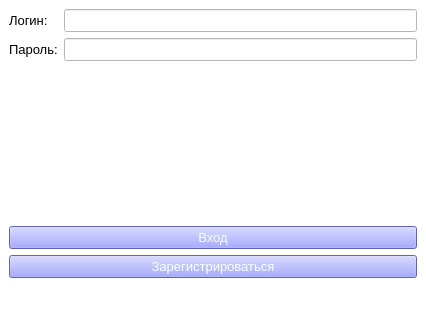
<?xml version="1.0" encoding="UTF-8"?>
<ui version="4.0">
 <class>SignIn</class>
 <widget class="QMainWindow" name="SignIn">
  <property name="geometry">
   <rect>
    <x>0</x>
    <y>0</y>
    <width>426</width>
    <height>309</height>
   </rect>
  </property>
  <property name="windowTitle">
   <string>Вход</string>
  </property>
  <property name="windowIcon">
   <iconset>
    <normaloff>Astro/1b0b14f2-7525-4b4b-90fc-639c0496cbd9.jpg</normaloff>Astro/1b0b14f2-7525-4b4b-90fc-639c0496cbd9.jpg</iconset>
  </property>
  <property name="styleSheet">
   <string notr="true">background-color:rgb(255, 255, 255)</string>
  </property>
  <widget class="QWidget" name="centralwidget">
   <layout class="QVBoxLayout" name="verticalLayout_2">
    <item>
     <layout class="QFormLayout" name="formLayout">
      <item row="0" column="1">
       <widget class="QLineEdit" name="lineEdit">
        <property name="font">
         <font>
          <pointsize>10</pointsize>
         </font>
        </property>
       </widget>
      </item>
      <item row="1" column="0">
       <widget class="QLabel" name="label_2">
        <property name="font">
         <font>
          <pointsize>10</pointsize>
         </font>
        </property>
        <property name="text">
         <string>Пароль:</string>
        </property>
       </widget>
      </item>
      <item row="1" column="1">
       <widget class="QLineEdit" name="lineEdit_2">
        <property name="font">
         <font>
          <pointsize>10</pointsize>
         </font>
        </property>
        <property name="echoMode">
         <enum>QLineEdit::Password</enum>
        </property>
       </widget>
      </item>
      <item row="0" column="0">
       <widget class="QLabel" name="label">
        <property name="font">
         <font>
          <pointsize>10</pointsize>
         </font>
        </property>
        <property name="text">
         <string>Логин:</string>
        </property>
       </widget>
      </item>
     </layout>
    </item>
    <item>
     <widget class="QLabel" name="label_3">
      <property name="palette">
       <palette>
        <active>
         <colorrole role="Button">
          <brush brushstyle="SolidPattern">
           <color alpha="255">
            <red>255</red>
            <green>255</green>
            <blue>255</blue>
           </color>
          </brush>
         </colorrole>
         <colorrole role="Text">
          <brush brushstyle="SolidPattern">
           <color alpha="255">
            <red>255</red>
            <green>0</green>
            <blue>0</blue>
           </color>
          </brush>
         </colorrole>
         <colorrole role="Base">
          <brush brushstyle="SolidPattern">
           <color alpha="255">
            <red>255</red>
            <green>255</green>
            <blue>255</blue>
           </color>
          </brush>
         </colorrole>
         <colorrole role="Window">
          <brush brushstyle="SolidPattern">
           <color alpha="255">
            <red>255</red>
            <green>255</green>
            <blue>255</blue>
           </color>
          </brush>
         </colorrole>
        </active>
        <inactive>
         <colorrole role="Button">
          <brush brushstyle="SolidPattern">
           <color alpha="255">
            <red>255</red>
            <green>255</green>
            <blue>255</blue>
           </color>
          </brush>
         </colorrole>
         <colorrole role="Text">
          <brush brushstyle="SolidPattern">
           <color alpha="255">
            <red>255</red>
            <green>0</green>
            <blue>0</blue>
           </color>
          </brush>
         </colorrole>
         <colorrole role="Base">
          <brush brushstyle="SolidPattern">
           <color alpha="255">
            <red>255</red>
            <green>255</green>
            <blue>255</blue>
           </color>
          </brush>
         </colorrole>
         <colorrole role="Window">
          <brush brushstyle="SolidPattern">
           <color alpha="255">
            <red>255</red>
            <green>255</green>
            <blue>255</blue>
           </color>
          </brush>
         </colorrole>
        </inactive>
        <disabled>
         <colorrole role="Button">
          <brush brushstyle="SolidPattern">
           <color alpha="255">
            <red>255</red>
            <green>255</green>
            <blue>255</blue>
           </color>
          </brush>
         </colorrole>
         <colorrole role="Text">
          <brush brushstyle="SolidPattern">
           <color alpha="255">
            <red>120</red>
            <green>120</green>
            <blue>120</blue>
           </color>
          </brush>
         </colorrole>
         <colorrole role="Base">
          <brush brushstyle="SolidPattern">
           <color alpha="255">
            <red>255</red>
            <green>255</green>
            <blue>255</blue>
           </color>
          </brush>
         </colorrole>
         <colorrole role="Window">
          <brush brushstyle="SolidPattern">
           <color alpha="255">
            <red>255</red>
            <green>255</green>
            <blue>255</blue>
           </color>
          </brush>
         </colorrole>
        </disabled>
       </palette>
      </property>
      <property name="font">
       <font>
        <pointsize>10</pointsize>
       </font>
      </property>
      <property name="text">
       <string/>
      </property>
     </widget>
    </item>
    <item>
     <spacer name="verticalSpacer">
      <property name="orientation">
       <enum>Qt::Vertical</enum>
      </property>
      <property name="sizeHint" stdset="0">
       <size>
        <width>20</width>
        <height>40</height>
       </size>
      </property>
     </spacer>
    </item>
    <item>
     <layout class="QVBoxLayout" name="verticalLayout">
      <item>
       <widget class="QPushButton" name="loginButton">
        <property name="font">
         <font>
          <pointsize>10</pointsize>
         </font>
        </property>
        <property name="styleSheet">
         <string notr="true">background-color:rgb(133, 139, 255);color:rgb(247, 255, 251)</string>
        </property>
        <property name="text">
         <string>Вход</string>
        </property>
       </widget>
      </item>
      <item>
       <widget class="QPushButton" name="pushButton">
        <property name="font">
         <font>
          <pointsize>10</pointsize>
         </font>
        </property>
        <property name="styleSheet">
         <string notr="true">background-color:rgb(133, 139, 255);
color:rgb(247, 255, 251)</string>
        </property>
        <property name="text">
         <string>Зарегистрироваться</string>
        </property>
       </widget>
      </item>
     </layout>
    </item>
   </layout>
  </widget>
  <widget class="QStatusBar" name="statusbar"/>
 </widget>
 <resources/>
 <connections/>
</ui>
